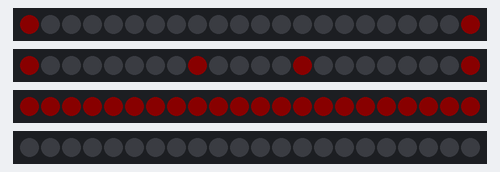
A sketch run on a simulated ESP32. Shown: 4 × 22 RGB LEDs in strip order, left to right. Dim RGB values are drawn brighter than linear.

Above: at 0.1 s.
At 3.1 s:
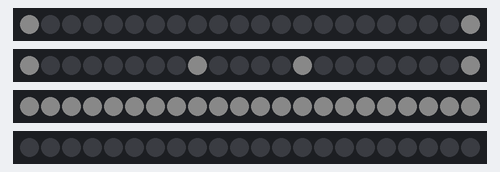
At 7.6 s:
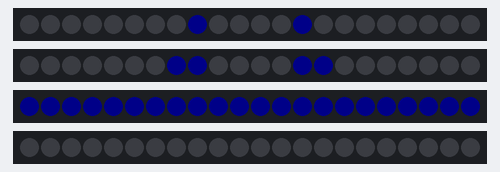
At 17.6 s:
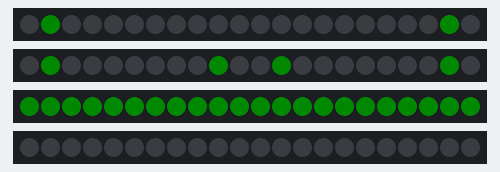
At 27.6 s:
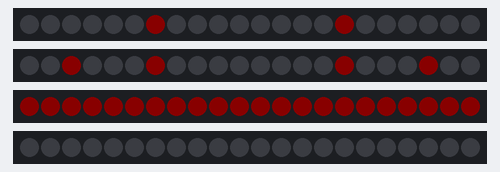
At 36.1 s:
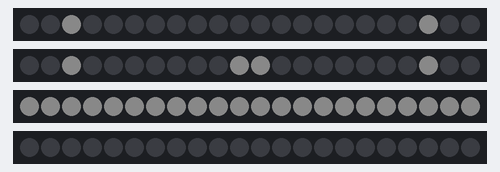

Measured:
- what the display in image 1 shows lasts 1.0 s, from 3.0 s to 4.0 s

The sketch:

test.ino
```cpp
#include "Freenove_WS2812_Lib_for_ESP32.h"

#define LEDS_COUNT  22
#define LEDS_PIN_1  8
#define LEDS_PIN_2  7
#define LEDS_PIN_3  5
#define LEDS_PIN_4  4
#define CHANNEL   0

#define LIGHT_SIG 12
#define SDA       10
#define SCL       11
Freenove_ESP32_WS2812 strip_1 = Freenove_ESP32_WS2812(LEDS_COUNT, LEDS_PIN_1, CHANNEL, TYPE_GRB);
Freenove_ESP32_WS2812 strip_2 = Freenove_ESP32_WS2812(LEDS_COUNT, LEDS_PIN_2, CHANNEL, TYPE_GRB);
Freenove_ESP32_WS2812 strip_3 = Freenove_ESP32_WS2812(LEDS_COUNT, LEDS_PIN_3, CHANNEL, TYPE_GRB);
Freenove_ESP32_WS2812 strip_4 = Freenove_ESP32_WS2812(LEDS_COUNT, LEDS_PIN_4, CHANNEL, TYPE_GRB);

u8 m_color[5][3] = { {255, 0, 0}, {0, 255, 0}, {0, 0, 255}, {255, 255, 255}, {0, 0, 0} };
int delayval = 1000;
u8 digit_row_interlace[11][4] = {
  {0, 8, 13, 21},
  {7, 8, 13, 14},
  {1, 7, 14, 20},
  {1, 9, 12, 20},
  {6, 9, 12, 15},
  {2, 6, 15, 19},
  {2, 10, 11, 19},
  {5, 10, 11, 16},
  {3, 5, 16, 18},
  {3, 4, 17, 18}
};

u8 digit_row[11][2] = {
  {0, 21},
  {8, 13},
  {7, 14},
  {1, 20},
  {9, 12},
  {6, 15},
  {2, 19},
  {10, 11},
  {5, 16},
  {3, 18},
  {3, 18},
};

int brightness = 10;
void setup() {
  strip_1.begin();


  strip_2.begin();


  strip_3.begin();


  strip_4.begin();

  strip_1.setBrightness(brightness);
  strip_2.setBrightness(brightness);
  strip_3.setBrightness(brightness);
  strip_4.setBrightness(brightness);

  Serial.begin(115200);
}
void loop() {
  //  for (int j = 0; j < 5; j++) {
  //    for (int i = 0; i < LEDS_COUNT; i++) {
  ////      strip_1.setLedColorData(i, m_color[j][0], m_color[j][1], m_color[j][2]);
  ////      strip_1.show();
  ////
  ////      strip_2.setLedColorData(i, m_color[j][0], m_color[j][1], m_color[j][2]);
  ////      strip_2.show();
  ////
  ////      strip_3.setLedColorData(i, m_color[j][0], m_color[j][1], m_color[j][2]);
  ////      strip_3.show();
  //
  //      strip_4.setLedColorData(i, m_color[j][0], m_color[j][1], m_color[j][2]);
  //      strip_4.show();
  //
  //
  //
  //      delay(delayval);
  //    }
  //    delay(500);
  //  }
  for (int i = 0; i < 11; i++) {
    for (int j = 0; j < 5; j++) {

      strip_1.setLedColorData(digit_row[i][0], m_color[j][0], m_color[j][1], m_color[j][2]);
      strip_1.setLedColorData(digit_row[i][1], m_color[j][0], m_color[j][1], m_color[j][2]);
      strip_1.show();

      strip_2.setLedColorData(digit_row_interlace[i][0], m_color[j][0], m_color[j][1], m_color[j][2]);
      strip_2.setLedColorData(digit_row_interlace[i][1], m_color[j][0], m_color[j][1], m_color[j][2]);
      strip_2.setLedColorData(digit_row_interlace[i][2], m_color[j][0], m_color[j][1], m_color[j][2]);
      strip_2.setLedColorData(digit_row_interlace[i][3], m_color[j][0], m_color[j][1], m_color[j][2]);
      strip_2.show();

      for (int k = 0; k < LEDS_COUNT; k++)
      {
        strip_3.setLedColorData(k, m_color[j][0], m_color[j][1], m_color[j][2]);

      }
      strip_3.show();

      delay(delayval);
    }
    delay(500);
  }

  brightness = brightness + 10;

  if (brightness >= 100)
  {
    brightness = 10;
  }
  strip_1.setBrightness(brightness);
  strip_2.setBrightness(brightness);
  strip_3.setBrightness(brightness);
  strip_4.setBrightness(brightness);

}
```
